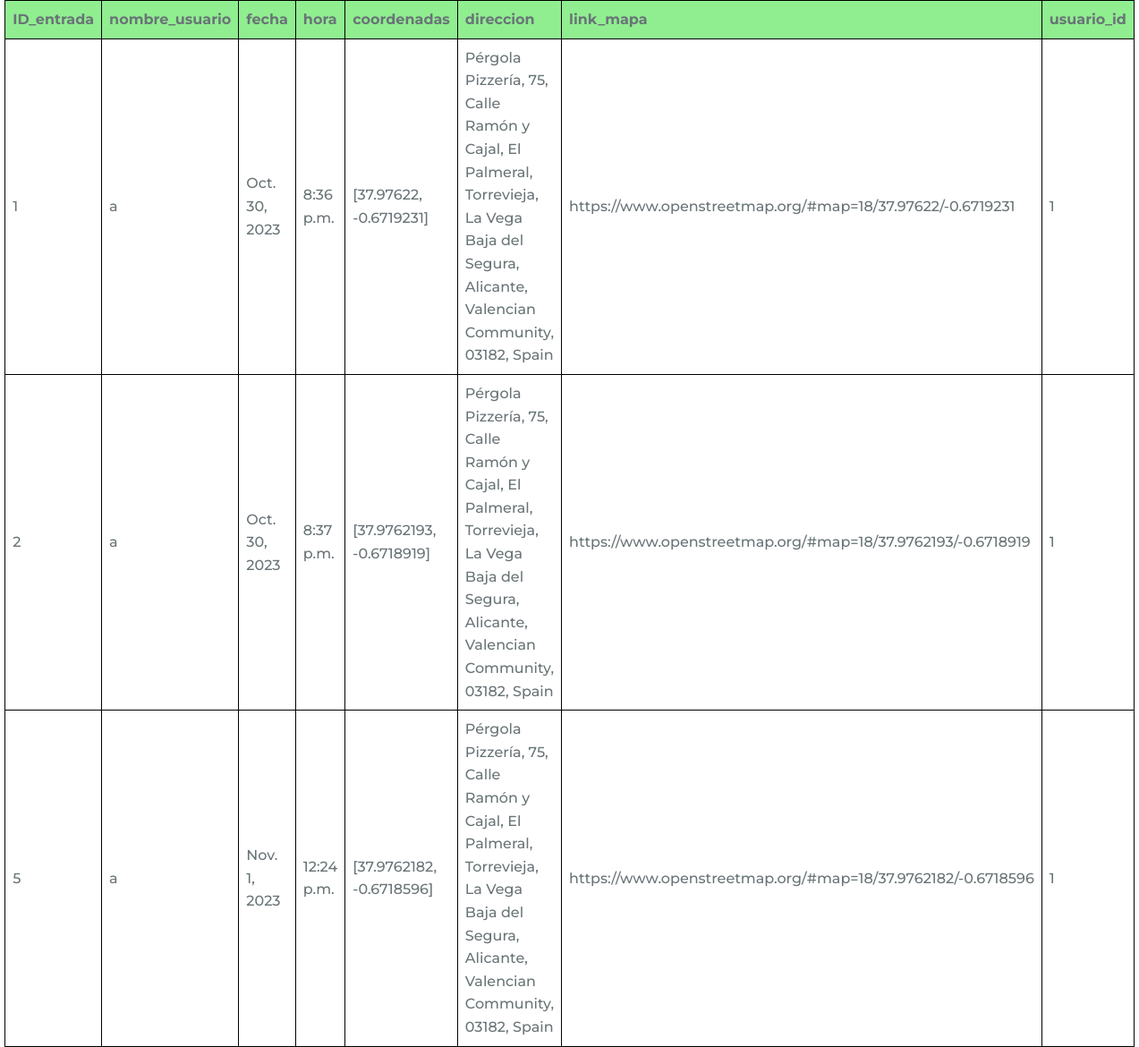
The page /salidas_por_usuario/a/ on the database its author committed.
### gestionEmpleados/models.py (models this page shows, shortened)
class Salida(models.Model):
    id_salida=models.AutoField(primary_key=True)
    usuario=models.ForeignKey(Usuario,on_delete=models.CASCADE,related_name='salidas')
    nombre_usuario=models.CharField(max_length=200)
    fecha=models.DateField()
    hora=models.TimeField(auto_now_add=True)
    coordenadas=models.CharField(max_length=500)
    direccion=models.CharField(max_length=1000)
    link_mapa=models.CharField(max_length=1000)

### gestionEmpleados/views.py (the view)
# urls.py: path('salidas_por_usuario/<str:nombre_usuario>/',views.salidas_nombre,name='salidas_nombre')
def salidas_nombre(request,nombre_usuario):
    salidas=Salida.objects.filter(nombre_usuario=nombre_usuario)
    return render(request,'salidas_por_usuario.html',{'salidas':salidas})

### gestionEmpleados/templates/salidas_por_usuario.html (shortened to what this page needs)
{% load static %}
<!DOCTYPE html>
<html>
    <head>
        <link rel="stylesheet" href="{% static 'assets/css/styles.css' %}">
    </head>
    <body>
        <table>
            <thead>
              <tr>
                <th>ID_entrada</th>
                <th>nombre_usuario</th>
                <th>fecha</th>
                <th>hora</th>
                <th>coordenadas</th>
                <th>direccion</th>
                <th>link_mapa</th>
                <th>usuario_id</th>
              </tr>
            </thead>
            <tbody>
              {% for salida in salidas %}
              <tr data-username="{{salida.nombre_usuario}}">
                  <td>{{ salida.id_salida }}</td>
                  <td>{{ salida.nombre_usuario }}</td>
                  <td>{{ salida.fecha }}</td>
                  <td>{{ salida.hora }}</td>
                  <td>{{salida.coordenadas}}</td>
                  <td>{{salida.direccion}}</td>
                  <td>{{salida.link_mapa}}</td>
                  <td>{{salida.usuario_id}}</td>
                </tr>
              {% endfor %}
            </tbody>
          </table>
    </body>
</html>

### static/assets/css/styles.css (style rules this page uses)
:root { --header-height: 3rem; --font-medium: 500; }
:root { --first-color: #5361FF; --white-color: #FAFAFF; --dark-color: #2A3B47; --text-color: #697477; }
:root { --body-font: 'Montserrat', sans-serif; --big-font-size: 6.25; --h2-font-size: 1.25rem; --normal-font-size: .938rem; --small-font-size: .813rem; }
@media screen and (min-width: 768px) { :root { --big-font-size: 10.5rem; --h2-font-size: 2rem; --normal-font-size: 1rem; --small-font-size: .875rem; } }
:root { --mb-1: .5rem; --mb-2: 1rem; --mb-3: 1.5rem; --mb-4: 2rem; }
:root { --z-fixed: 100; }
*,::before,::after { box-sizing: border-box; }
html { scroll-behavior: smooth; }
body { margin: var(--header-height) 0 0 0; font-family: var(--body-font); font-size: var(--normal-font-size); font-weight: var(--font-medium); color: var(--text-color); line-height: 1.6; }
@media screen and (min-width: 768px) { body { margin: 0; } }
table { border-collapse: collapse; width: 80%; margin: 0 auto; }
tr { border-bottom: 1px solid #ccc; }
th { background-color: #90EE90; font-weight: bold; padding: 8px; text-align: left; border: 1px solid #000; }
td { padding: 8px; border: 1px solid #000; }

### rows shown on the page
Salida: id_salida "1", nombre_usuario "a", fecha "Oct. 30, 2023", hora "8:36 p.m.", coordenadas "[37.97622, -0.6719231]", direccion "Pérgola Pizzería, 75, Calle Ramón y Cajal, El Palmeral, Torrevieja, La Vega Baja del Segura, Alicante, Valencian Community, 03182, Spain", link_mapa "https://www.openstreetmap.org/#map=18/37.97622/-0.6719231", usuario_id "1"
Salida: id_salida "2", nombre_usuario "a", fecha "Oct. 30, 2023", hora "8:37 p.m.", coordenadas "[37.9762193, -0.6718919]", direccion "Pérgola Pizzería, 75, Calle Ramón y Cajal, El Palmeral, Torrevieja, La Vega Baja del Segura, Alicante, Valencian Community, 03182, Spain", link_mapa "https://www.openstreetmap.org/#map=18/37.9762193/-0.6718919", usuario_id "1"
Salida: id_salida "5", nombre_usuario "a", fecha "Nov. 1, 2023", hora "12:24 p.m.", coordenadas "[37.9762182, -0.6718596]", direccion "Pérgola Pizzería, 75, Calle Ramón y Cajal, El Palmeral, Torrevieja, La Vega Baja del Segura, Alicante, Valencian Community, 03182, Spain", link_mapa "https://www.openstreetmap.org/#map=18/37.9762182/-0.6718596", usuario_id "1"
